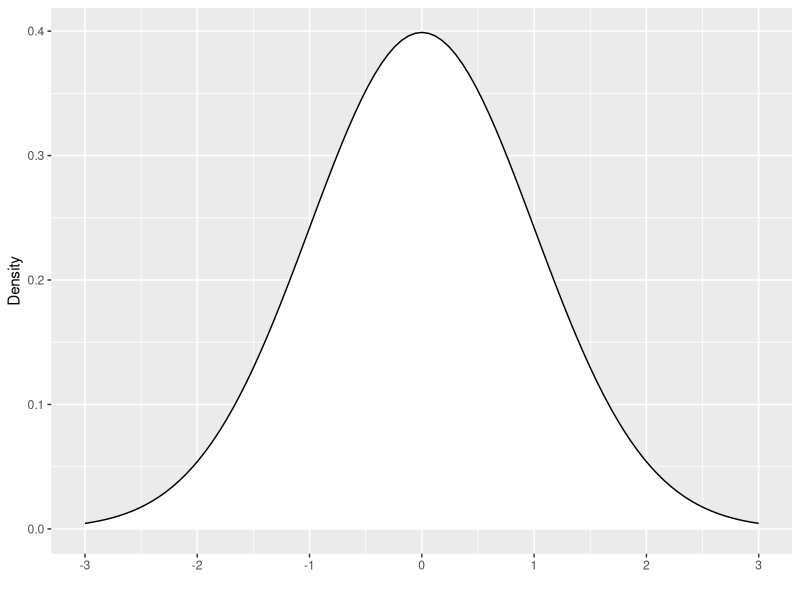
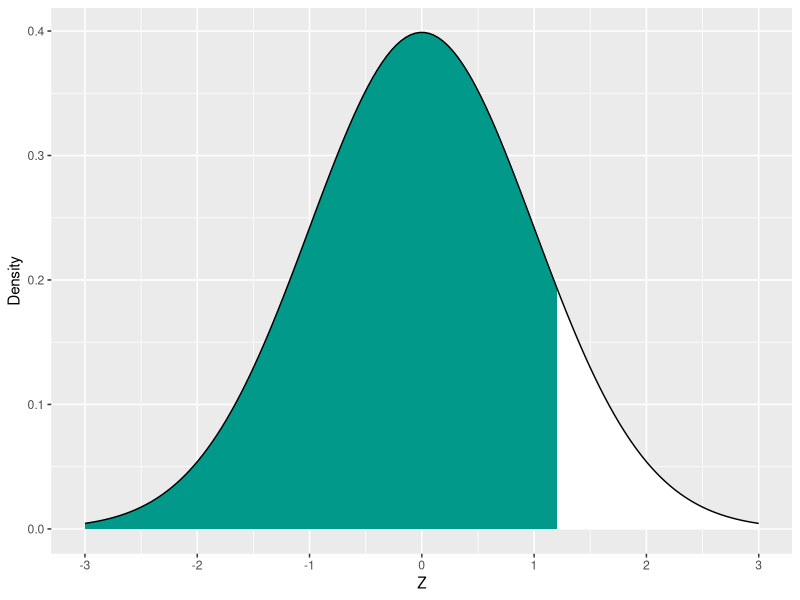
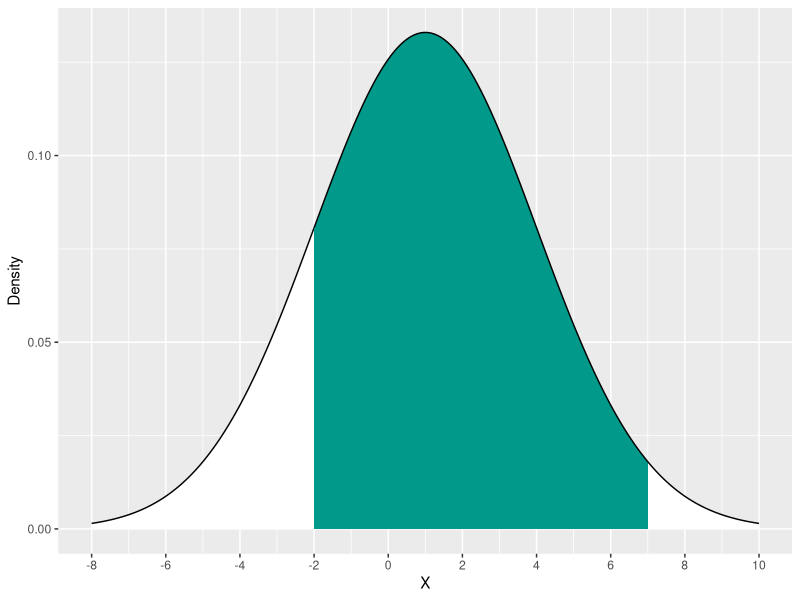
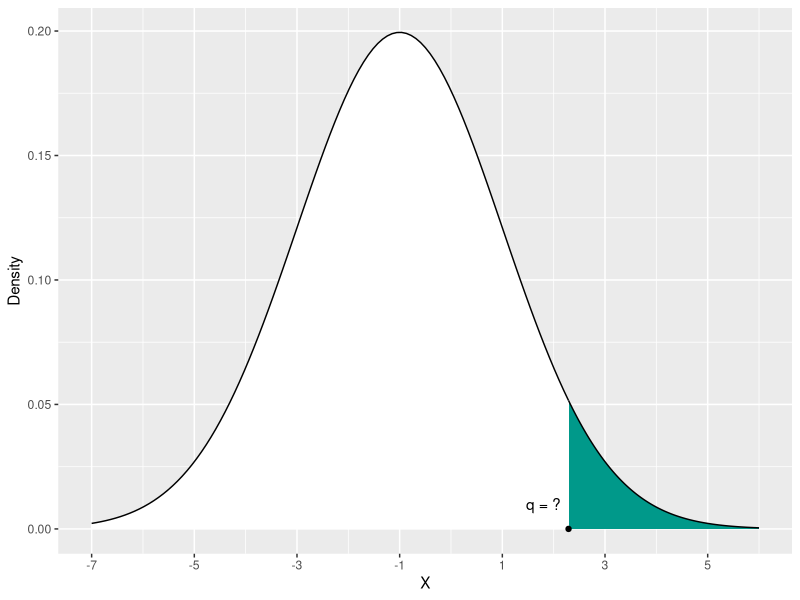

Write the R code that produced these figures, in order.
## ---- chunk 1

## ---- chunk 2
library(tidyverse)
## ---- chunk 3
ggplot(NULL, aes(c(-3,3))) +
  geom_area(stat = "function", fun = dnorm, 
            fill = "#FFFFFF", xlim = c(-3, 3), color = "black") +
  labs(x = "", y = "Density") +
  scale_x_continuous(breaks = -3:3)
## ---- chunk 4
cutoff <- 1.2
ggplot(NULL, aes(c(-3,3))) +
  geom_area(stat = "function", fun = dnorm, 
            fill = "#00998a", xlim = c(-3, cutoff), color = "black") +
  geom_area(stat = "function", fun = dnorm, 
            fill = "#FFFFFF", xlim = c(cutoff, 3), color = "black") +
  labs(x = "Z", y = "Density") +
  scale_x_continuous(breaks = -3:3)
## ---- chunk 5
pnorm(1.2)
## ---- chunk 6
cutoff1 <- -2
cutoff2 <- 7
ggplot(NULL, aes(c(-8,10))) +
  geom_area(stat = "function", fun = dnorm, args = list(mean = 1, sd = 3), 
            fill = "#FFFFFF", xlim = c(-8, cutoff1), color = "black") +
  geom_area(stat = "function", fun = dnorm, args = list(mean = 1, sd = 3), 
            fill = "#00998a", xlim = c(cutoff1, cutoff2), color = "black") +
  geom_area(stat = "function", fun = dnorm, args = list(mean = 1, sd = 3), 
            fill = "#FFFFFF", xlim = c(cutoff2, 10), color = "black") +
  labs(x = "X", y = "Density") +
  scale_x_continuous(breaks = seq(-8, 10, by = 2))
## ---- chunk 7
pnorm(7, mean = 1, sd = 3) - pnorm(-2, mean = 1, sd = 3)
## ---- chunk 8
cutoff <- qnorm(0.05, mean = -1, sd = 2, lower.tail = FALSE)
ggplot(NULL, aes(c(-7,6))) +
  geom_area(stat = "function", fun = dnorm, 
            args = list(mean = -1, sd = 2),
            fill = "#FFFFFF", xlim = c(-7, cutoff), color = "black") +
  geom_area(stat = "function", fun = dnorm, 
            args = list(mean = -1, sd = 2),
            fill = "#00998a", xlim = c(cutoff, 6), color = "black") +
  labs(x = "X", y = "Density") +
  scale_x_continuous(breaks = seq(-7, 6, by = 2)) +
  geom_point(data = data.frame(x = cutoff, y = 0), aes(x,y)) + 
  geom_text(aes(x = 1.8, y = 0.01, label = "q = ?"))
## ---- chunk 9
qnorm(0.05, mean = -1, sd = 2, lower.tail = FALSE)
